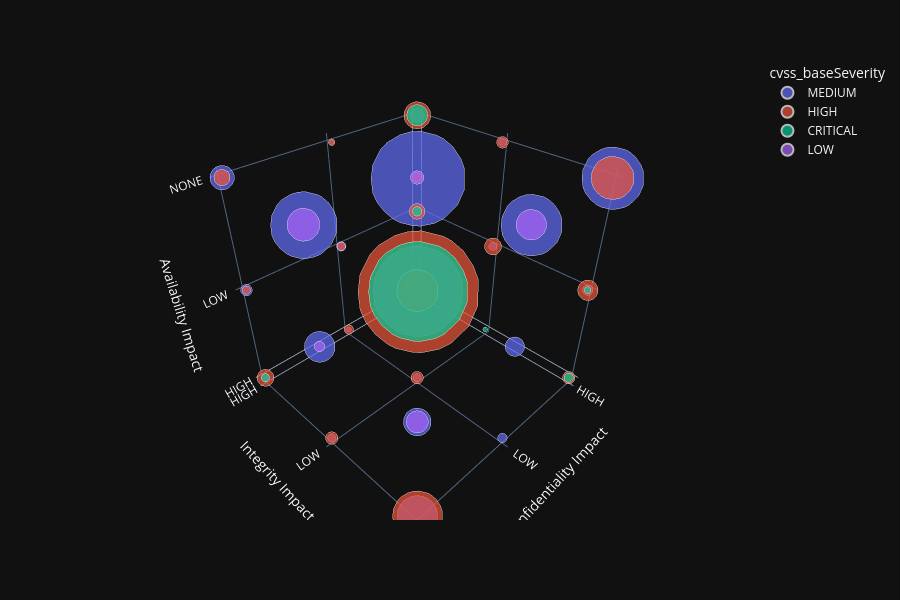

Here is the notebook cell this chart was saved with:
### Markdown cell above
8. Analyze the possible impacts.

### Code cell
import plotly.express as px

df_agg = df.groupby(["cvss_confidentialityImpact",
                     "cvss_integrityImpact",
                     "cvss_availabilityImpact",
                     "cvss_baseSeverity"], observed=True).size().reset_index(name="count")

fig = px.scatter_3d(df_agg,
                    x="cvss_confidentialityImpact",
                    y="cvss_integrityImpact",
                    z="cvss_availabilityImpact", # Dimensione = quante CVE
                    color="cvss_baseSeverity",
                    size="count",
                    hover_data=["count"],
                    size_max=200,
                    height=600)

fig.update_layout(scene=dict(
    xaxis_title="Confidentiality Impact",
    yaxis_title="Integrity Impact",
    zaxis_title="Availability Impact",
))
fig.show()

### Figure 1 — Plotly figure (JSON) as saved in the notebook; plotly's stock layout.template omitted (floating-point values rounded to 4 significant figures)
{"data": [{"customdata": [[37], [1], [9], [3], [3], [5], [177], [1], [4], [1], [3], [372], [409], [4], [17], [172], [3], [6], [27], [3], [43], [204], [75], [35]], "hovertemplate": "cvss_baseSeverity=MEDIUM<br>cvss_confidentialityImpact=%{x}<br>cvss_integrityImpact=%{y}<br>cvss_availabilityImpact=%{z}<br>count=%{customdata[0]}<extra></extra>", "legendgroup": "MEDIUM", "marker": {"color": "#636efa", "size": [37, 1, 9, 3, 3, 5, 177, 1, 4, 1, 3, 372, 409, 4, 17, 172, 3, 6, 27, 3, 43, 204, 75, 35], "sizemode": "area", "sizeref": 0.01688, "symbol": "circle"}, "mode": "markers", "name": "MEDIUM", "scene": "scene", "showlegend": true, "type": "scatter3d", "x": ["HIGH", "HIGH", "HIGH", "HIGH", "HIGH", "HIGH", "HIGH", "LOW", "LOW", "LOW", "LOW", "LOW", "LOW", "LOW", "LOW", "LOW", "NONE", "NONE", "NONE", "NONE", "NONE", "NONE", "NONE", "NONE"], "y": ["HIGH", "HIGH", "HIGH", "LOW", "LOW", "NONE", "NONE", "HIGH", "HIGH", "HIGH", "LOW", "LOW", "LOW", "NONE", "NONE", "NONE", "HIGH", "HIGH", "HIGH", "LOW", "LOW", "LOW", "NONE", "NONE"], "z": ["HIGH", "LOW", "NONE", "LOW", "NONE", "LOW", "NONE", "HIGH", "LOW", "NONE", "HIGH", "LOW", "NONE", "HIGH", "LOW", "NONE", "HIGH", "LOW", "NONE", "HIGH", "LOW", "NONE", "HIGH", "LOW"]}, {"customdata": [[675], [11], [33], [13], [6], [7], [19], [84], [4], [3], [2], [7], [79], [4], [13], [3], [12], [7], [115]], "hovertemplate": "cvss_baseSeverity=HIGH<br>cvss_confidentialityImpact=%{x}<br>cvss_integrityImpact=%{y}<br>cvss_availabilityImpact=%{z}<br>count=%{customdata[0]}<extra></extra>", "legendgroup": "HIGH", "marker": {"color": "#EF553B", "size": [675, 11, 33, 13, 6, 7, 19, 84, 4, 3, 2, 7, 79, 4, 13, 3, 12, 7, 115], "sizemode": "area", "sizeref": 0.01688, "symbol": "circle"}, "mode": "markers", "name": "HIGH", "scene": "scene", "showlegend": true, "type": "scatter3d", "x": ["HIGH", "HIGH", "HIGH", "HIGH", "HIGH", "HIGH", "HIGH", "HIGH", "LOW", "LOW", "LOW", "LOW", "LOW", "LOW", "NONE", "NONE", "NONE", "NONE", "NONE"], "y": ["HIGH", "HIGH", "HIGH", "LOW", "LOW", "NONE", "NONE", "NONE", "HIGH", "HIGH", "HIGH", "LOW", "LOW", "LOW", "HIGH", "HIGH", "HIGH", "LOW", "NONE"], "z": ["HIGH", "LOW", "NONE", "LOW", "NONE", "HIGH", "LOW", "NONE", "HIGH", "LOW", "NONE", "HIGH", "LOW", "NONE", "HIGH", "LOW", "NONE", "HIGH", "HIGH"]}, {"customdata": [[454], [4], [20], [1], [4], [2], [3]], "hovertemplate": "cvss_baseSeverity=CRITICAL<br>cvss_confidentialityImpact=%{x}<br>cvss_integrityImpact=%{y}<br>cvss_availabilityImpact=%{z}<br>count=%{customdata[0]}<extra></extra>", "legendgroup": "CRITICAL", "marker": {"color": "#00cc96", "size": [454, 4, 20, 1, 4, 2, 3], "sizemode": "area", "sizeref": 0.01688, "symbol": "circle"}, "mode": "markers", "name": "CRITICAL", "scene": "scene", "showlegend": true, "type": "scatter3d", "x": ["HIGH", "HIGH", "HIGH", "HIGH", "HIGH", "HIGH", "NONE"], "y": ["HIGH", "HIGH", "HIGH", "LOW", "NONE", "NONE", "HIGH"], "z": ["HIGH", "LOW", "NONE", "HIGH", "HIGH", "LOW", "HIGH"]}, {"customdata": [[8], [42], [5], [49], [22]], "hovertemplate": "cvss_baseSeverity=LOW<br>cvss_confidentialityImpact=%{x}<br>cvss_integrityImpact=%{y}<br>cvss_availabilityImpact=%{z}<br>count=%{customdata[0]}<extra></extra>", "legendgroup": "LOW", "marker": {"color": "#ab63fa", "size": [8, 42, 5, 49, 22], "sizemode": "area", "sizeref": 0.01688, "symbol": "circle"}, "mode": "markers", "name": "LOW", "scene": "scene", "showlegend": true, "type": "scatter3d", "x": ["LOW", "LOW", "NONE", "NONE", "NONE"], "y": ["LOW", "NONE", "LOW", "LOW", "NONE"], "z": ["NONE", "NONE", "LOW", "NONE", "LOW"]}], "layout": {"height": 600, "legend": {"itemsizing": "constant", "title": {"text": "cvss_baseSeverity"}, "tracegroupgap": 0}, "margin": {"t": 60}, "scene": {"domain": {"x": [0, 1], "y": [0, 1]}, "xaxis": {"title": {"text": "Confidentiality Impact"}}, "yaxis": {"title": {"text": "Integrity Impact"}}, "zaxis": {"title": {"text": "Availability Impact"}}}}}
